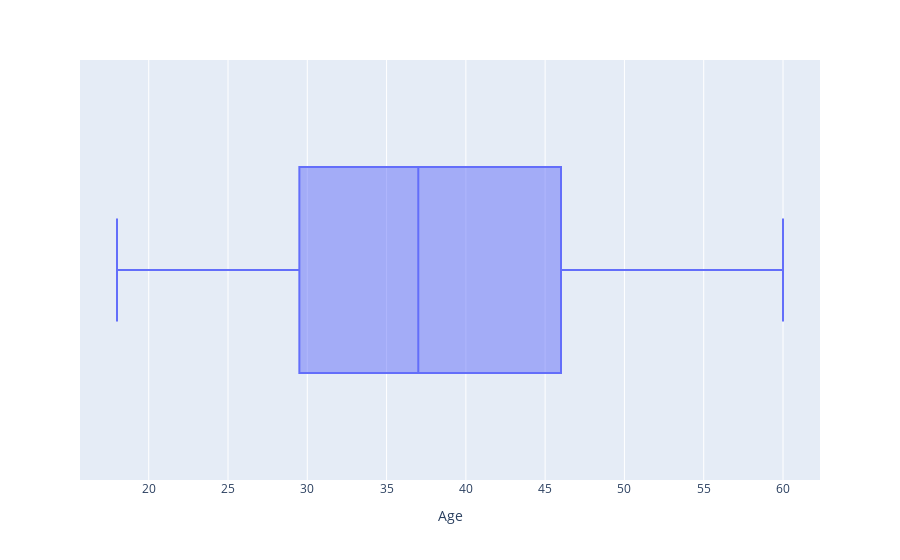

Notebook code cell kept with this figure:
### Markdown cell above
## 3. Exploratory Data Analysis (EDA): Univariate Analysis 📊

We perform a univariate analysis to understand the distribution of individual variables and identify any anomalies or imbalances within the features and the target label.

### Key Objectives:
* **Outlier Detection:** Using Box Plots for `Age` and `EstimatedSalary` to visualize the spread and identify potential outliers that could impact distance-based models (e.g., KNN).
* **Class Balance Check:** Using a Pie Chart for the `Purchased` variable to determine if there is a class imbalance that might require specialized handling during training.

### Code cell
fig = px.box(df , x ='Age' ) 
fig

### Figure 1 — Plotly figure (JSON) as saved in the notebook; plotly's stock layout.template omitted (floating-point values rounded to 4 significant figures; data arrays with more than 128 entries replaced by an {"elided": "..."} marker saying what was removed)
{"data": [{"alignmentgroup": "True", "hovertemplate": "Age=%{x}<extra></extra>", "legendgroup": "", "marker": {"color": "#636efa"}, "name": "", "notched": false, "offsetgroup": "", "orientation": "h", "showlegend": false, "type": "box", "x": {"elided": "400 int values"}, "x0": " ", "xaxis": "x", "y0": " ", "yaxis": "y"}], "layout": {"boxmode": "group", "legend": {"tracegroupgap": 0}, "margin": {"t": 60}, "xaxis": {"anchor": "y", "domain": [0, 1], "title": {"text": "Age"}}, "yaxis": {"anchor": "x", "domain": [0, 1]}}}
